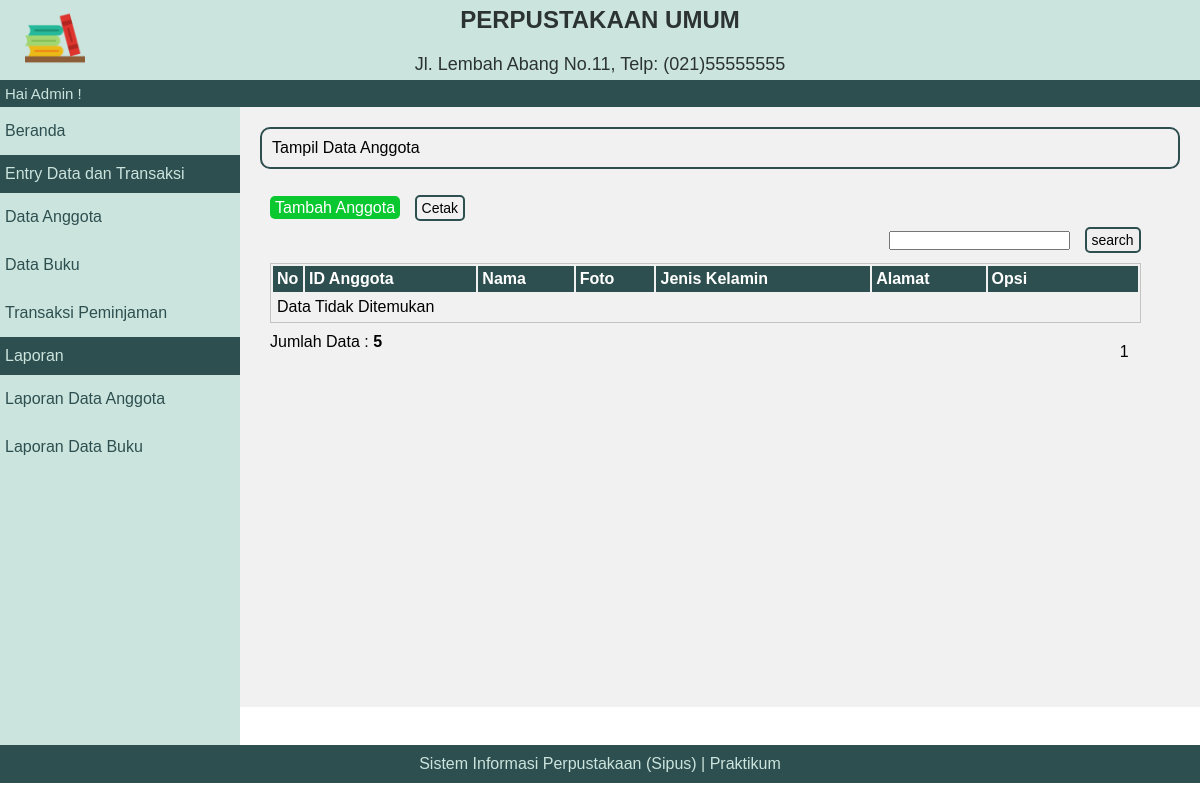
The page /index.php?p=anggota&hal=2 (signed in) on the database as committed earlier.
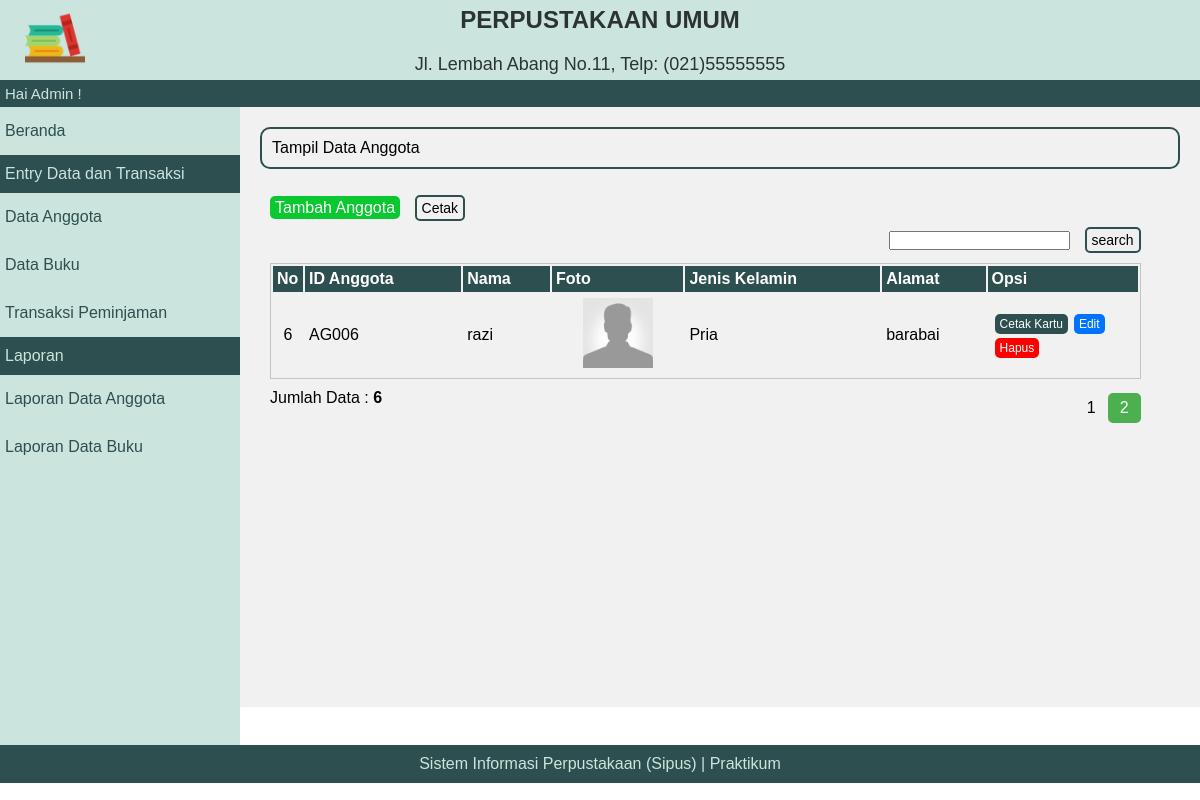
The same page on the database as committed later.
### tables this page shows
CREATE TABLE `tbanggota` (
  `idanggota` varchar(255) NOT NULL,
  `nama` varchar(255) NOT NULL,
  `jeniskelamin` varchar(255) NOT NULL,
  `alamat` varchar(255) NOT NULL,
  `status` varchar(255) NOT NULL,
  `foto` varchar(255) NOT NULL
);

### pages/anggota.php (the view, shortened to what this page needs)
<p class="nmHalaman">Tampil Data Anggota</p>
<div id="content">
    <p id="tombol-tambah-container">
        <a href="index.php?p=anggota-input" class="tombol tombol-tambah">Tambah Anggota</a>
        <a href="./pages/cetak.php" target="_blank" class="tombol tombol-cetak-halaman">Cetak</a>
    </p>
    <form class="form-inline" method="POST">
        <div align="right">
            <form method="POST">
                <input type="text" name="pencarian">
                <input type="submit" name="search" value="search" class="tombol tombol-cetak-halaman">
            </form>
        </div>
    </form>
    <table id="tabel-tampil">
        <tr>
            <th id="label-tampil-no">No</td>
            <th>ID Anggota</th>
            <th>Nama</th>
            <th>Foto</th>
            <th>Jenis Kelamin</th>
            <th>Alamat</th>
            <th id="label-opsi">Opsi</th>
        </tr>
        <?php
        $batas = 5;
        extract($_GET);
        if (empty($hal)) {
            $posisi = 0;
            $hal = 1;
            $nomor = 1;
        } else {
            $posisi = ($hal - 1) * $batas;
            $nomor = $posisi + 1;
        }
        if ($_SERVER['REQUEST_METHOD'] == "POST") {
            $pencarian = trim(mysqli_real_escape_string($db, $_POST['pencarian']));
            if ($pencarian != '') {
                $sql = "SELECT * FROM tbanggota WHERE nama LIKE '%$pencarian%'
                            OR idanggota LIKE '%$pencarian%'
                            OR alamat LIKE '%$pencarian%'";
                $query = $sql;
                $queryJml = $sql;
            } else {
                $query = "SELECT * FROM tbanggota LIMIT $posisi, $batas";
                $queryJml = "SELECT * FROM tbanggota";
                $no = $posisi * 1;
            }
        } else {
            $query = "SELECT * FROM tbanggota LIMIT $posisi, $batas";
            $queryJml = "SELECT * FROM tbanggota";
        }
        $q_tampil_anggota = mysqli_query($db, $query);
        if (mysqli_num_rows($q_tampil_anggota) > 0) {
            while ($r_tampil_anggota = mysqli_fetch_array($q_tampil_anggota)) {
                if (empty($r_tampil_anggota['foto']) or ($r_tampil_anggota['foto'] == '-'))
                    $foto = "admin-no-photo.png";
                else
                    $foto = $r_tampil_anggota['foto'];
        ?>
                <tr>
                    <td style="text-align: center;"><?php echo $nomor; ?></td>
                    <td><?php echo $r_tampil_anggota['idanggota']; ?></td>
                    <td><?php echo $r_tampil_anggota['nama']; ?></td>
                    <td style="text-align: center;"><img src="./images/<?php echo $foto; ?>" width="70px height=70px" alt=""></td>
                    <td><?php echo $r_tampil_anggota['jeniskelamin']; ?></td>
                    <td><?php echo $r_tampil_anggota['alamat']; ?></td>
                    <td>
                        <div class="tombol-opsi-container">
                            <a target="_blank" href="pages/cetak_kartu.php?id=<?php echo $r_tampil_anggota['idanggota']; ?>" class="tombol tombol-cetak">Cetak Kartu</a>
                        </div>
                        <div class="tombol-opsi-container">
                            <a href="index.php?p=anggota-edit&id=<?php echo $r_tampil_anggota['idanggota']; ?>" class="tombol tombol-edit">Edit</a>
                        </div>
                        <div class="tombol-opsi-container">
                            <a href="proses/anggota-hapus-proses.php?id=<?php echo $r_tampil_anggota['idanggota']; ?>" class="tombol tombol-hapus" onclick="return confirm('Apakah Anda Yakin Akan Menghapus Data ini?')">Hapus</a>
                        </div>
                    </td>
                </tr>
        <?php $nomor++;
            }
        } else {
            echo "<tr><td colspan=6>Data Tidak Ditemukan</td></tr>";
        } ?>
    </table>
    <?php
    if (isset($_POST['pencarian'])) {
        if ($_POST['pencarian'] != '') {
            echo "<div style=\"float:left;\">";
            $jml = mysqli_num_rows(mysqli_query($db, $queryJml));
            echo "Data Hasil Pencarian: <b>$jml</b>";
            echo "</div>";
        }
    } else { ?>
        <div style="float:left;">
            <?php
            $jml = mysqli_num_rows(mysqli_query($db, $queryJml));
            echo "Jumlah Data : <b>$jml</b>";
            ?>
        </div>
        <div class="pagination">
            <?php
            $jml_hal = ceil($jml / $batas);
            for ($i = 1; $i <= $jml_hal; $i++) {
                if ($i != $hal) {
                    echo "<a href=\"?p=anggota&hal=$i\">$i</a>";
                } else {
                    echo "<a class=\"active\">$i</a>";
                }
            }
            ?>
        </div>
    <?php
    }
    ?>
</div>

Rows that differ between the two databases and show on the page:
added tbanggota: idanggota "AG006", nama "razi", jeniskelamin "Pria", alamat "barabai"
Other text that changed with them:
$jml: "5" → "6"
new list line: "2"
text no longer shown: "Data Tidak Ditemukan"
